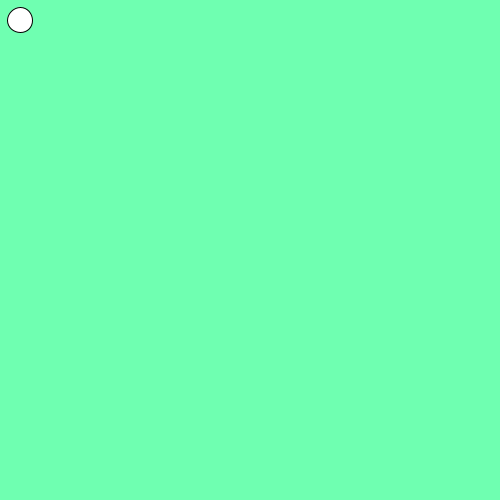
Frame 1 (no input)
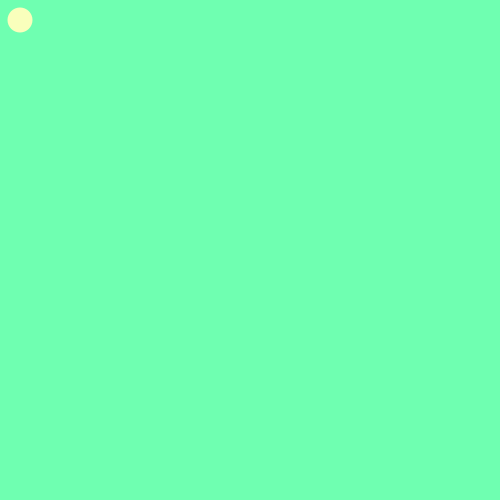
Frame 60 (the mouse pressed at the canvas centre just before this capture)
Frame 120 (the mouse held since frame 60 and released just before this capture): identical to frame 60, image omitted

The Processing sketch that drew these frames (run headless with seeded random() and noise(); from frame 60 on, the mouse is pressed at the canvas centre):

// Processing sketch: slippery_dot
// ── slippery_dot.pde
/*** When you are done, this program will draw an ellipse 
     that jumps to new location each time you click on it.
***/
 
 // 1. Create three integer variables to represent the x, y, and the size of the ellipse
       int x = 20;
       int y = 20; 
       int radius = 25; 
    void setup() {
      // 2. Set the size of your sketch
    size(500,500); 
    }
    
    void draw() {
    
      // 3. Set the background color of your sketch
      background(#6FFFB1); 
      // 4. Draw an ellipse using the variables created at the top of the sketch for the location and size of your ellipse. 
      //    Make sure it fits in the window. Change the variables if it does not.
    circle(x,y,radius); 
    fill(#F9FFBC); 
    noStroke(); 
   
    }
    
    /******** This method gets called automatically when you press the mouse ************/
    void mousePressed() {
      //5. Create an integer variable called distance
      int distance; 
      //6. The getDistanceFromMouse() method below returns a number.
      //   Set the value of your distance variable to the value returned by the getDistance method
      //   You will need to pass the x and y location of your ellipse to this method.
        distance= getDistanceFromMouse(x,y); 
          
      //7.  Use an if statement to check if your distance variable is < the radius of the ellipse
      //    If it is, make a new x AND y for the ellipse, for a new random location on the window
      //    Hint: Use code like this      x = (int) random(width);
       if( distance < radius) {
       x = (int) random(width); 
       y = (int) random(width); 
       }
         
      
    }
    
    /********  This method gives you the number of pixels between the mouse and the x,y point ***********/
    int getDistanceFromMouse(int x, int y) {
      return (int)Math.sqrt(Math.pow((mouseX-x),2) + Math.pow((mouseY-y),2));
    }
